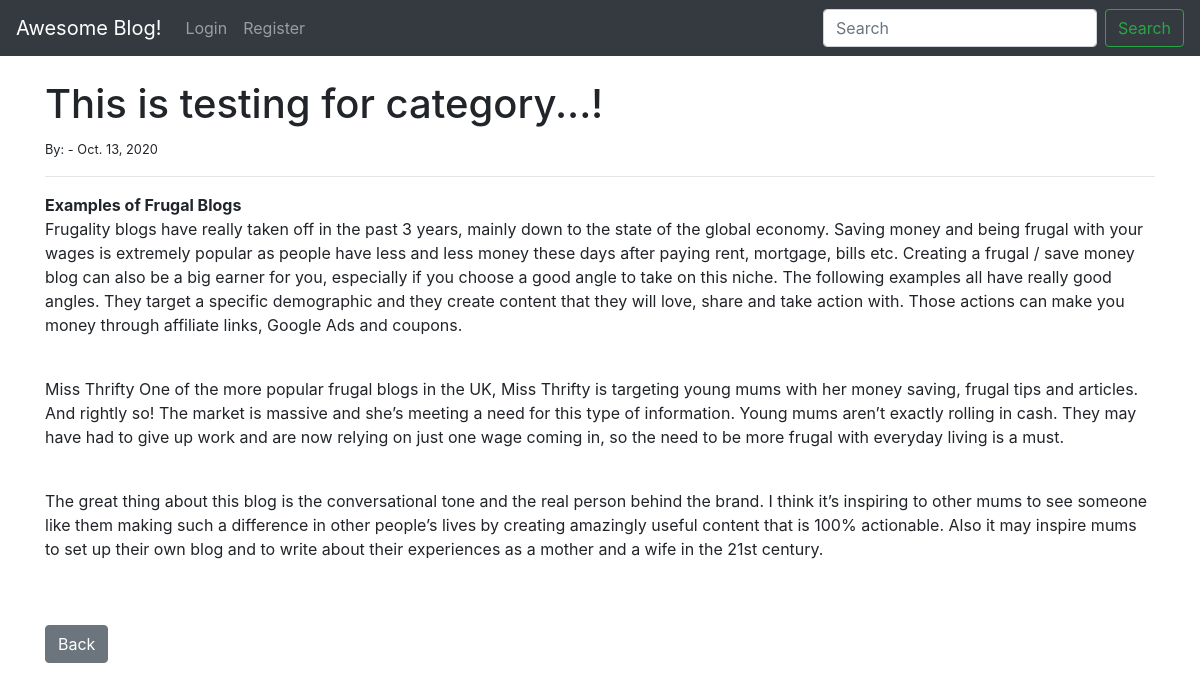
Screenshot of /article/8 with the database file from the repository.
### theblog/models.py (models this page shows, shortened)
class Post(models.Model):
	title = models.CharField(max_length=255)
	title_tag = models.CharField(max_length=255  )
	author = models.ForeignKey(User, on_delete = models.CASCADE)
	body = models.TextField()
	post_date = models.DateField(auto_now_add=True)
	category = models.CharField(max_length=255,default='uncategories')

### theblog/views.py (the view)
# urls.py: path('article/<int:pk>', ArticleDetailView.as_view(), name= 'article-detail'),
class ArticleDetailView(DetailView):
	model = Post
	template_name = 'article_details.html'

### theblog/templates/article_details.html (shortened to what this page needs)
<!DOCTYPE html>
{% extends 'base.html' %}
{% block content %}
<html>
<head>
</head>
<body>
	<h1> {{post.title}}</h1>
	<small>By:
	{{post.author.last_name}}-
	{{post.post_date}}
	</small>
	<br>
	<hr>
	{{post.body|safe}}
	<br>
	<br>
	<a href="{% url 'home' %}" class = "btn btn-secondary">Back</a>
</body>
{% endblock %}

### rows the page displays
Post: title "This is testing for category...!", post_date "Oct. 13, 2020", body "Examples of Frugal Blogs Frugality blogs have really taken off in the past 3 years, mainly down to the state of the global economy. Saving money and being frugal with your wages is extremely popular as people have less and less money these days after paying rent, mortgage, bills etc. Creating a frugal / save money blog can also be a big earner for you, especially if you choose a good angle to take on this niche. The following examples all have really good angles. They target a specific demographic and they create content that they will love, share and take action with. Those actions can make you money through affiliate links, Google Ads and coupons. Miss Thrifty One of the more popular…"
